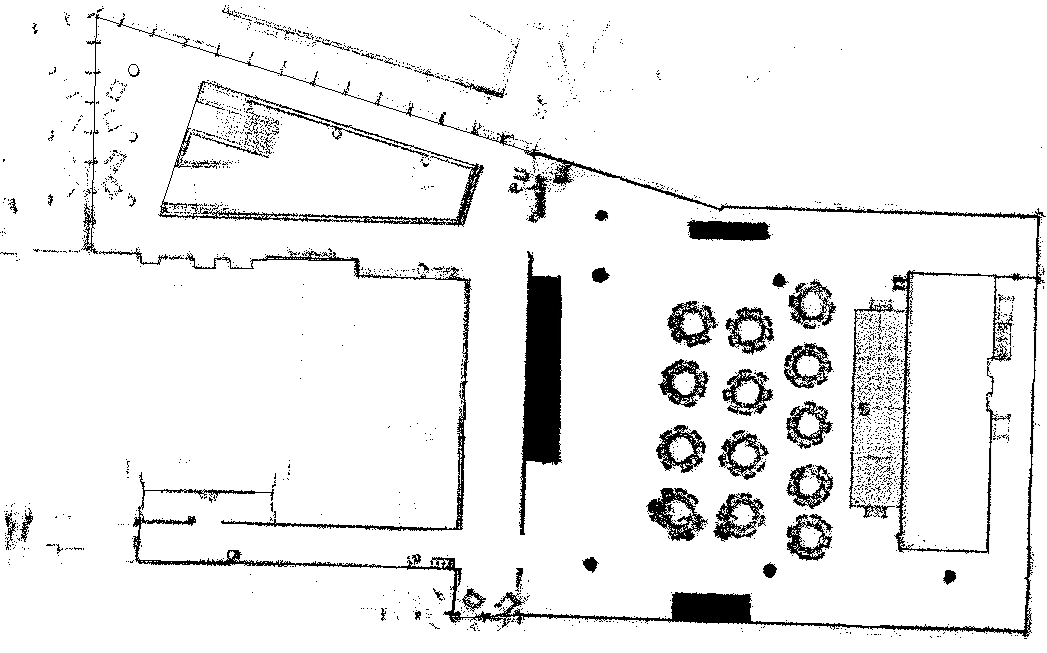
#> input picture utils/alum_rotated.png, 1047 x 653 px, given in place of plab_raw2.png, which was not available
$ python irrt.py
#> lines starting #> are read from the running program, lines starting #| are printed output that depends on the picture
import numpy as np
import math
from scipy.spatial import KDTree
from scipy.ndimage import binary_dilation
import matplotlib.pyplot as plt
import cv2
from time import time

# -----------------------------
# Utility
# -----------------------------
# [4 lines left out: function sqdist, not called in this run]

def dist(a, b):
    return math.sqrt(sqdist(a, b))

# -----------------------------
# Node container (C++ style)
# -----------------------------
class Node:
    __slots__ = ("pos", "parent", "cost")
    # [4 lines left out: function __init__, not called in this run]

# -----------------------------
# RRT* Planner
# -----------------------------
class RRTPlanner:
    # [236 lines left out: functions __init__, collision_free, uniform_sample, informed_filter, steer, resample_path and 1 more, not called in this run]


'''
    Pseudo code for how things should run on the dog

    1. Initialize: read plab pcd, get bounds and read editted plab OC
    2. either prompt user to select endpoint OR wait for requested end point
    3. Iteravely, plan path, convert to map frame, send way points.
        a. Everytime new livescan is given, get new OC and check if current path intersects anything occupied (make sure radius taken into account)
            i. If so, back to step 3
            ii. if not, back to 3a
        b. Wait for indicator from controller that destination is reached and stop planning.
'''


# ============================================================
#  LOAD PNG MAP
# ============================================================

grid = cv2.imread("plab_raw2.png", cv2.IMREAD_GRAYSCALE)
#> grid is the input picture: shape (653, 1047); min 0, max 255, mean 236.4
grid = 255 - grid   # invert (white free, black obstacles)
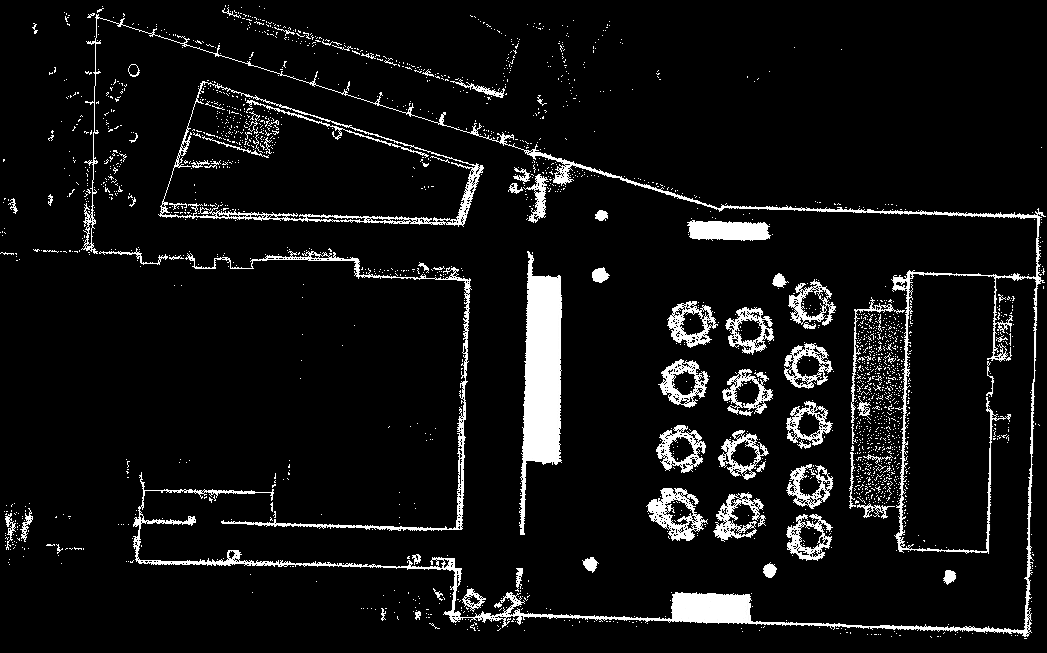
#> grid: shape (653, 1047); min 0, max 255, mean 18.6
grid_np = np.array(grid)
print("Grid shape (H,W) =", grid_np.shape)
#| Grid shape (H,W) = (653, 1047)

# ============================================================
#  CHOOSE START AND GOAL
# ============================================================

plt.imshow(255-grid, cmap="gray")
plt.title("Click start then goal")
#> (the run stopped early here; a loop or call above may not have finished)

$ run again, on utils/henn_2nd_rotated.png
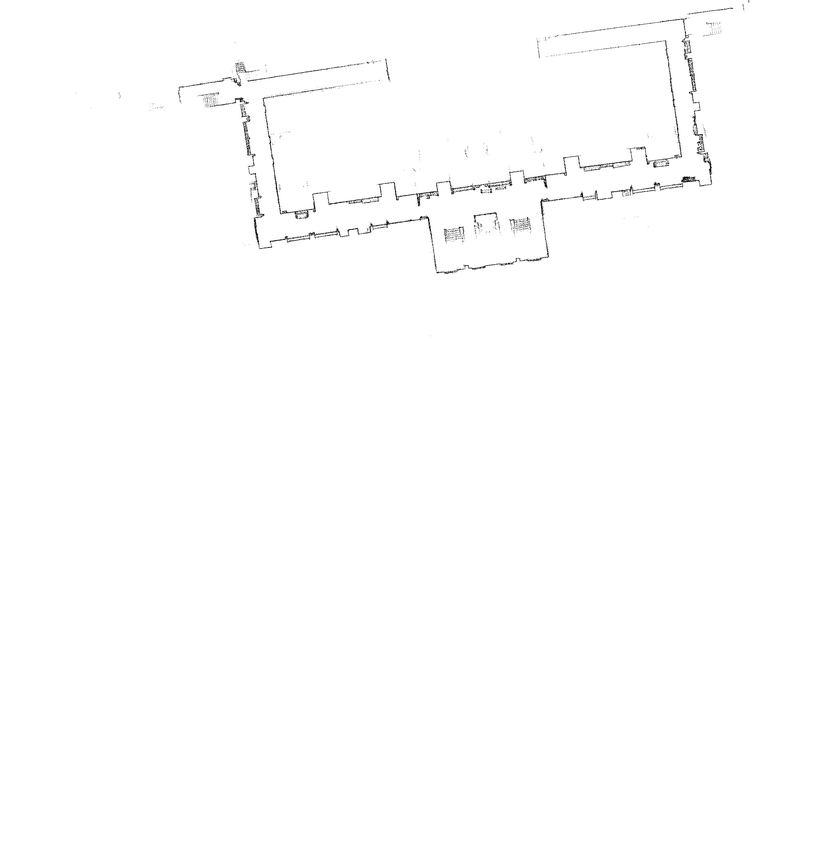
#> input picture utils/henn_2nd_rotated.png, 823 x 857 px, shrunk from 2323 x 2420 before the run, given in place of plab_raw2.png, which was not available
#> grid is the input picture: shape (857, 823); min 0, max 255, mean 253.9
#> `grid = 255 - grid`:
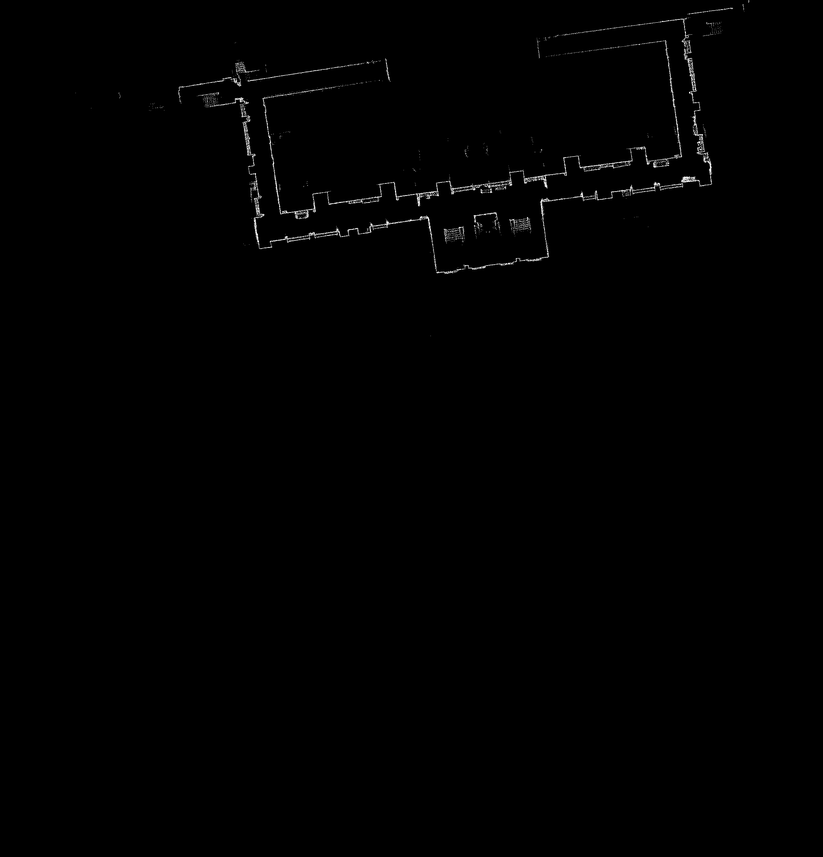
#> grid: shape (857, 823); min 0, max 255, mean 1.1
#| Grid shape (H,W) = (857, 823)

$ run again, on utils/nest_1st_rotated.png
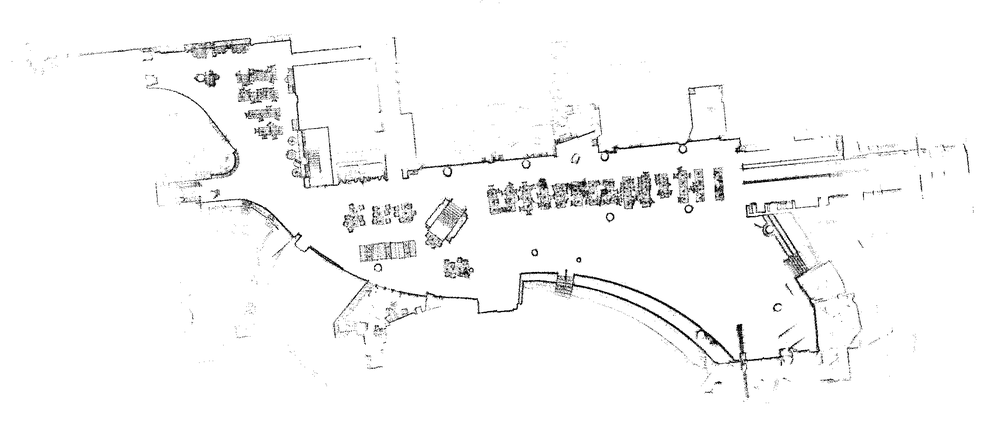
#> input picture utils/nest_1st_rotated.png, 1000 x 435 px, shrunk from 2285 x 995 before the run, given in place of plab_raw2.png, which was not available
#> grid is the input picture: shape (435, 1000); min 0, max 255, mean 247.9
#> `grid = 255 - grid`:
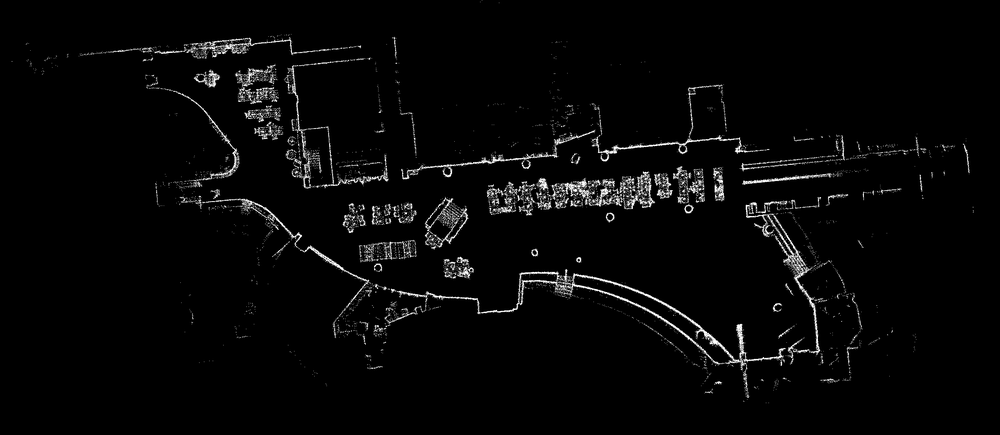
#> grid: shape (435, 1000); min 0, max 255, mean 7.1
#| Grid shape (H,W) = (435, 1000)
